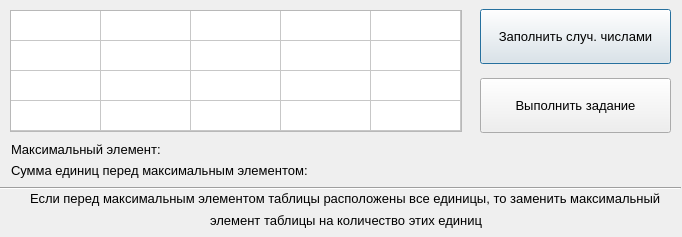
<?xml version="1.0" encoding="UTF-8"?>
<ui version="4.0">
 <class>Dialog</class>
 <widget class="QDialog" name="Dialog">
  <property name="geometry">
   <rect>
    <x>0</x>
    <y>0</y>
    <width>682</width>
    <height>237</height>
   </rect>
  </property>
  <property name="minimumSize">
   <size>
    <width>682</width>
    <height>237</height>
   </size>
  </property>
  <property name="maximumSize">
   <size>
    <width>682</width>
    <height>237</height>
   </size>
  </property>
  <property name="windowTitle">
   <string>Dialog</string>
  </property>
  <widget class="QTableWidget" name="tableWidget">
   <property name="enabled">
    <bool>true</bool>
   </property>
   <property name="geometry">
    <rect>
     <x>10</x>
     <y>10</y>
     <width>452</width>
     <height>122</height>
    </rect>
   </property>
   <property name="minimumSize">
    <size>
     <width>441</width>
     <height>0</height>
    </size>
   </property>
   <property name="maximumSize">
    <size>
     <width>455</width>
     <height>220</height>
    </size>
   </property>
   <property name="font">
    <font>
     <pointsize>10</pointsize>
    </font>
   </property>
   <property name="rowCount">
    <number>4</number>
   </property>
   <attribute name="horizontalHeaderVisible">
    <bool>false</bool>
   </attribute>
   <attribute name="horizontalHeaderCascadingSectionResizes">
    <bool>false</bool>
   </attribute>
   <attribute name="horizontalHeaderDefaultSectionSize">
    <number>90</number>
   </attribute>
   <attribute name="horizontalHeaderMinimumSectionSize">
    <number>55</number>
   </attribute>
   <attribute name="verticalHeaderVisible">
    <bool>false</bool>
   </attribute>
   <attribute name="verticalHeaderHighlightSections">
    <bool>false</bool>
   </attribute>
   <row>
    <property name="text">
     <string/>
    </property>
   </row>
   <row>
    <property name="text">
     <string/>
    </property>
   </row>
   <row>
    <property name="text">
     <string/>
    </property>
   </row>
   <row>
    <property name="text">
     <string/>
    </property>
   </row>
   <column>
    <property name="text">
     <string>C1</string>
    </property>
   </column>
   <column>
    <property name="text">
     <string>C2</string>
    </property>
   </column>
   <column>
    <property name="text">
     <string>C3</string>
    </property>
   </column>
   <column>
    <property name="text">
     <string>C4</string>
    </property>
   </column>
   <column>
    <property name="text">
     <string>C5</string>
    </property>
   </column>
  </widget>
  <widget class="QPushButton" name="btn_random_number">
   <property name="geometry">
    <rect>
     <x>480</x>
     <y>9</y>
     <width>191</width>
     <height>55</height>
    </rect>
   </property>
   <property name="font">
    <font>
     <family>Segoe UI</family>
     <pointsize>10</pointsize>
    </font>
   </property>
   <property name="text">
    <string>Заполнить случ. числами</string>
   </property>
  </widget>
  <widget class="QPushButton" name="btn_solve">
   <property name="geometry">
    <rect>
     <x>480</x>
     <y>78</y>
     <width>191</width>
     <height>55</height>
    </rect>
   </property>
   <property name="font">
    <font>
     <family>Segoe UI</family>
     <pointsize>10</pointsize>
    </font>
   </property>
   <property name="text">
    <string>Выполнить задание</string>
   </property>
  </widget>
  <widget class="QLabel" name="label_max_el">
   <property name="geometry">
    <rect>
     <x>11</x>
     <y>141</y>
     <width>331</width>
     <height>16</height>
    </rect>
   </property>
   <property name="font">
    <font>
     <family>Segoe UI</family>
     <pointsize>10</pointsize>
    </font>
   </property>
   <property name="text">
    <string>Максимальный элемент:</string>
   </property>
  </widget>
  <widget class="QLabel" name="label_sum">
   <property name="geometry">
    <rect>
     <x>11</x>
     <y>160</y>
     <width>331</width>
     <height>20</height>
    </rect>
   </property>
   <property name="font">
    <font>
     <family>Segoe UI</family>
     <pointsize>10</pointsize>
    </font>
   </property>
   <property name="text">
    <string>Сумма единиц перед максимальным элементом:</string>
   </property>
  </widget>
  <widget class="QLabel" name="label_task_1">
   <property name="geometry">
    <rect>
     <x>30</x>
     <y>190</y>
     <width>631</width>
     <height>31</height>
    </rect>
   </property>
   <property name="font">
    <font>
     <family>Segoe UI</family>
     <pointsize>10</pointsize>
    </font>
   </property>
   <property name="text">
    <string>Если перед максимальным элементом таблицы расположены все единицы, то заменить максимальный
                </string>
   </property>
  </widget>
  <widget class="QLabel" name="label_task_2">
   <property name="geometry">
    <rect>
     <x>210</x>
     <y>210</y>
     <width>281</width>
     <height>21</height>
    </rect>
   </property>
   <property name="font">
    <font>
     <family>Segoe UI</family>
     <pointsize>10</pointsize>
    </font>
   </property>
   <property name="text">
    <string>элемент таблицы на количество этих единиц</string>
   </property>
  </widget>
  <widget class="QLabel" name="label_error">
   <property name="geometry">
    <rect>
     <x>350</x>
     <y>144</y>
     <width>321</width>
     <height>31</height>
    </rect>
   </property>
   <property name="font">
    <font>
     <family>Segoe UI</family>
     <pointsize>13</pointsize>
     <weight>50</weight>
     <bold>false</bold>
    </font>
   </property>
   <property name="styleSheet">
    <string notr="true">color: rgb(170, 0, 0);</string>
   </property>
   <property name="text">
    <string/>
   </property>
  </widget>
  <widget class="Line" name="line">
   <property name="geometry">
    <rect>
     <x>0</x>
     <y>180</y>
     <width>681</width>
     <height>16</height>
    </rect>
   </property>
   <property name="orientation">
    <enum>Qt::Horizontal</enum>
   </property>
  </widget>
 </widget>
 <resources/>
 <connections/>
</ui>
